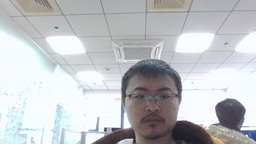
#> input picture images/lpk.jpg, 256 x 144 px, shrunk from 1280 x 720 before the run
$ python generate.py
#> lines starting #> are read from the running program, lines starting #| are printed output that depends on the picture
import os
import random

from PIL import Image, ImageEnhance


def random_transform(image):
    angle = random.uniform(-30, 30)  # 随机旋转角度范围为 -30 到 30 度
    image = image.rotate(angle)

    if random.choice([True, False]):
        image = image.transpose(Image.FLIP_LEFT_RIGHT)

    enhancer = ImageEnhance.Brightness(image)
    factor = random.uniform(0.5, 1.5)  # 随机亮度因子
    image = enhancer.enhance(factor)

    scale_factor = random.uniform(0.8, 1.2)  # 随机缩放因子
    width, height = image.size
    new_size = (int(width * scale_factor), int(height * scale_factor))
    image = image.resize(new_size)

    tx, ty = random.randint(-10, 10), random.randint(-10, 10)  # 随机平移范围
    image = image.transform(image.size, Image.AFFINE, (1, 0, tx, 0, 1, ty))

    return image


input_image_path = "images/lpk.jpg"
image = Image.open(input_image_path)
#> image is the input picture: PIL image 256x144 RGB; mean R, G, B 192.2, 194.1, 197.4

output_dir = "transformed_images"
os.makedirs(output_dir, exist_ok=True)

for i in range(1000):
    transformed_image = random_transform(image)
    transformed_image.save(os.path.join(output_dir, f"transformed_{str(i + 1).zfill(4)}.jpg"))
#> this loop made 1000 passes
#> pass 1, in random_transform, `image = image.rotate(angle)`:
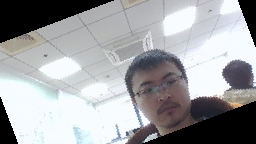
#> image: PIL image 256x144 RGB; mean R, G, B 160.3, 161.2, 163.8
#> pass 1, in random_transform, `image = enhancer.enhance(factor)`:
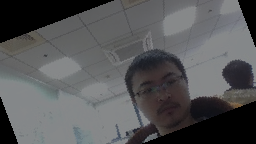
#> image: PIL image 256x144 RGB; mean R, G, B 86.2, 86.7, 88.1
#> pass 1, in random_transform, `image = image.transform(image.size, Image.AFFINE, (1, 0, tx, 0, 1, ty))`:
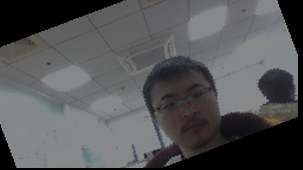
#> image: PIL image 303x170 RGB; mean R, G, B 84.9, 85.4, 86.7
#> after the loop:
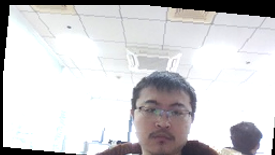
#> transformed_image: PIL image 275x155 RGB; mean R, G, B 206.7, 205.6, 207.3

print("1000张变换后的图片已经生成并保存。")

$ run again, with images/liu.jpg copied over images/lpk.jpg
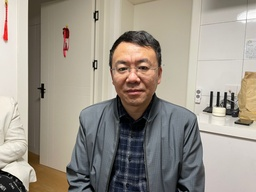
#> input picture images/liu.jpg, 256 x 192 px, shrunk from 2536 x 1902 before the run
#> image is the input picture: PIL image 256x192 RGB; mean R, G, B 155.7, 148.6, 138
#> the loop `for i in range(1000):` made 1000 passes
#> pass 1, in random_transform, `image = image.transform(image.size, Image.AFFINE, (1, 0, tx, 0, 1, ty))`:
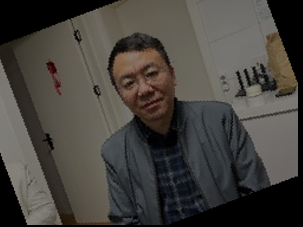
#> image: PIL image 303x227 RGB; mean R, G, B 69.9, 66.8, 62.1
#> after the loop `for i in range(1000):`:
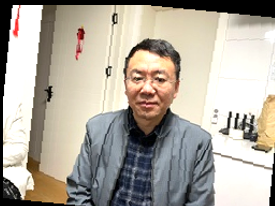
#> transformed_image: PIL image 275x206 RGB; mean R, G, B 176.5, 169.9, 159

$ run again, with images/obama.jpg copied over images/lpk.jpg
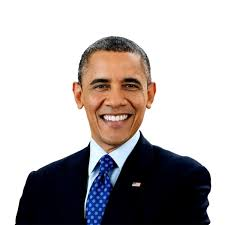
#> input picture images/obama.jpg, 225 x 225 px
#> image is the input picture: PIL image 225x225 RGB; mean R, G, B 180.6, 175.3, 175.5
#> the loop `for i in range(1000):` made 1000 passes
#> pass 1, in random_transform, `image = image.transform(image.size, Image.AFFINE, (1, 0, tx, 0, 1, ty))`:
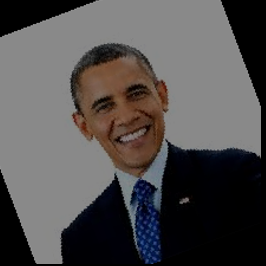
#> image: PIL image 266x266 RGB; mean R, G, B 82.2, 79.3, 79.2
#> after the loop `for i in range(1000):`:
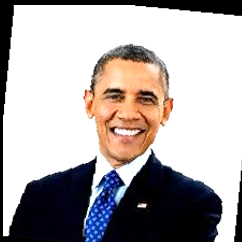
#> transformed_image: PIL image 242x242 RGB; mean R, G, B 175.2, 169.1, 168.9

$ run again, with images/tu.jpg copied over images/lpk.jpg
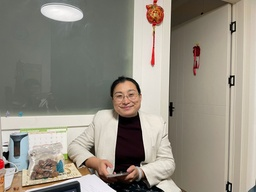
#> input picture images/tu.jpg, 256 x 192 px, shrunk from 2536 x 1902 before the run
#> image is the input picture: PIL image 256x192 RGB; mean R, G, B 147.7, 141.6, 130
#> the loop `for i in range(1000):` made 1000 passes
#> pass 1, in random_transform, `image = image.transform(image.size, Image.AFFINE, (1, 0, tx, 0, 1, ty))`:
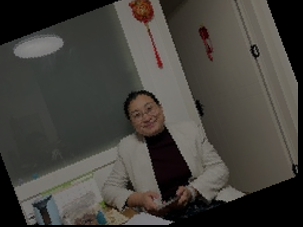
#> image: PIL image 303x227 RGB; mean R, G, B 68.1, 65.5, 60.3
#> after the loop `for i in range(1000):`:
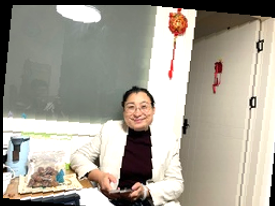
#> transformed_image: PIL image 275x206 RGB; mean R, G, B 166.3, 161, 149.2
